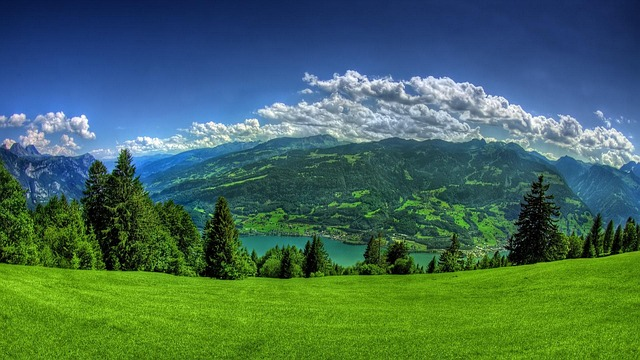
#> input picture OpenCV/L3/image.png, 640 x 360 px
$ python L3.py
#> lines starting #> are read from the running program, lines starting #| are printed output that depends on the picture
import cv2
import numpy as np

img = cv2.imread('image.png', 1)
#> img is the input picture: shape (360, 640, 3); mean B, G, R 88.6, 106.7, 67.9
kernel = np.ones((7,7),np.uint8)
erdimg = cv2.erode(img, kernel)
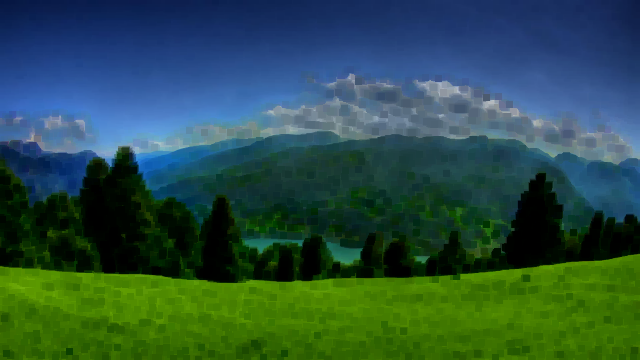
#> erdimg: shape (360, 640, 3); mean B, G, R 68, 79.1, 42.3
cv2.imshow('eroded image', erdimg)

cv2.waitKey(0)
cv2.destroyAllWindows()
